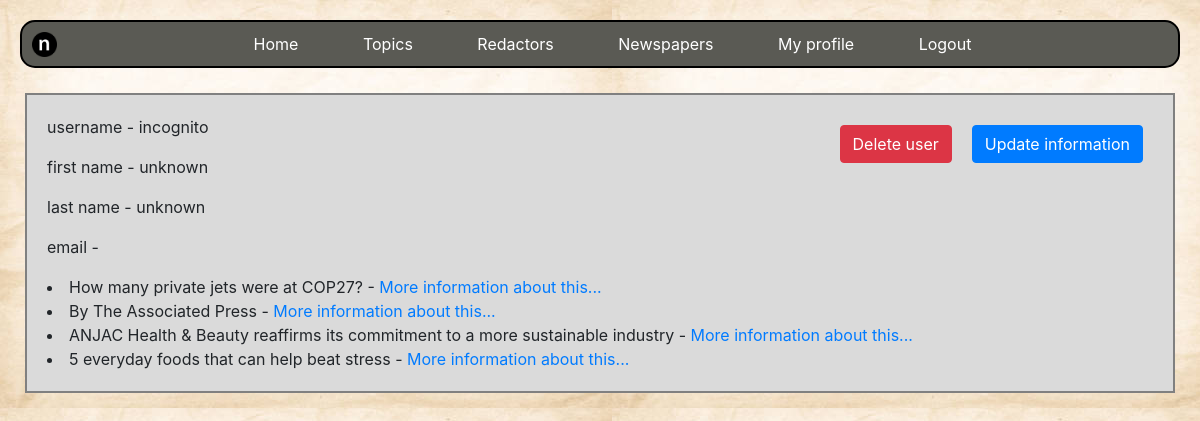
/redactor/info/5/ (signed in), run on an earlier commit of the app's database.
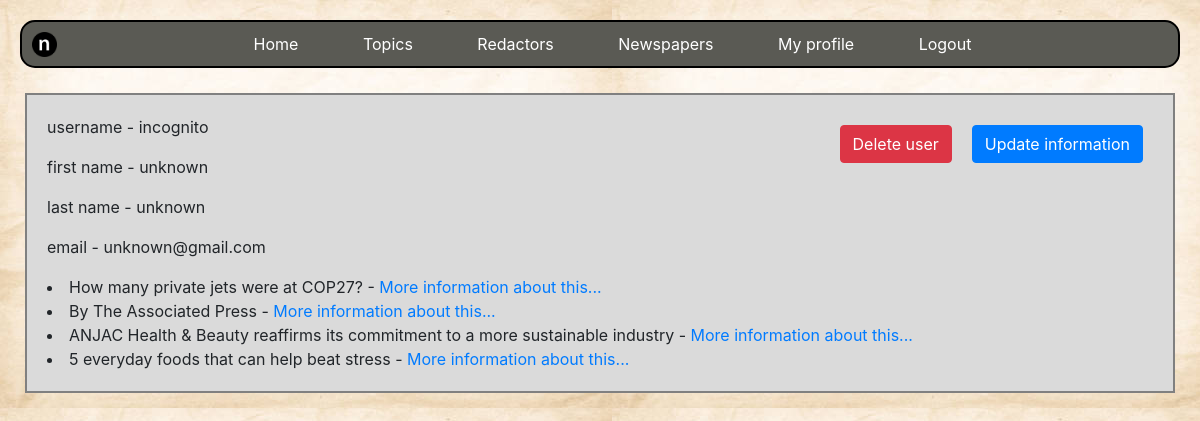
And on a later commit of the database.
### news/models.py (models this page shows)
class Redactor(AbstractUser):
    years_of_experience = models.IntegerField(null=True, blank=True)
    workplace = models.CharField(max_length=255, null=True, blank=True)
    class Meta:
        ordering = ["-years_of_experience"]

### news/views.py (the view)
class RedactorDetailView(LoginRequiredMixin, generic.DetailView):
    model = Redactor

### templates/news/redactor_detail.html
{% extends "base.html" %}
{% block content %}
  <div class="content-details">
  {% if user.id == redactor.id or user.is_staff %}
    <a href="{% url 'news:redactor-update' pk=redactor.id %}" class="btn btn-primary float-right">Update information</a>
    <a href="{% url 'news:redactor-delete' pk=redactor.id %}" class="btn btn-danger float-right">Delete user</a>
  {% endif %}
    <p>username - {{ redactor.username }}</p>
    <p>first name - {{ redactor.first_name }}</p>
    <p>last name - {{ redactor.last_name }}</p>
    <p>email - {{ redactor.email }}</p>
    {% if redactor.newspapers.all.count %}
          {% for newspaper in redactor.newspapers.all %}
        <li>
          {{ newspaper.title }} -
          <a href="{% url 'news:newspaper-detail' pk=newspaper.id %}">
            More information about this...
        </a>
        </li>
      {% endfor %}
    {% endif %}
  </div>
{% endblock %}

What changed in the data, as far as the page shows it:
changed Redactor "incognito": email (not shown) → "unknown@gmail.com"
